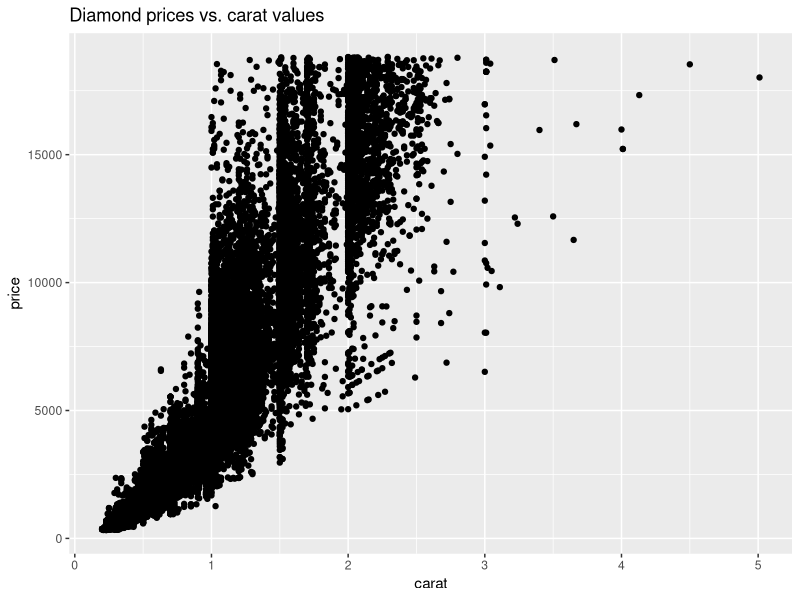
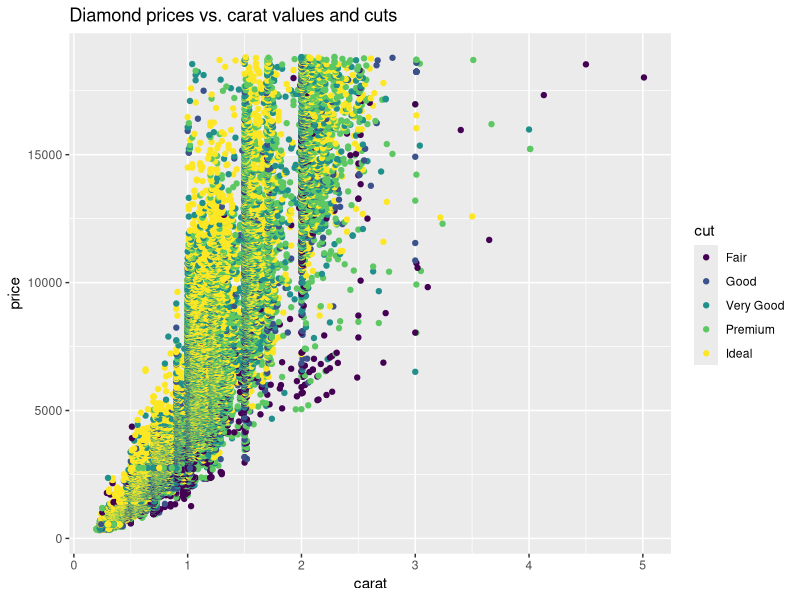
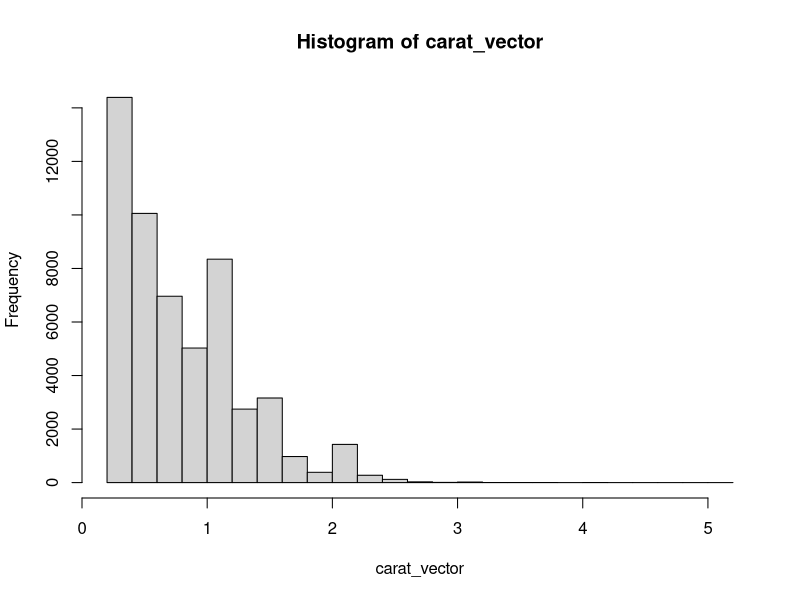
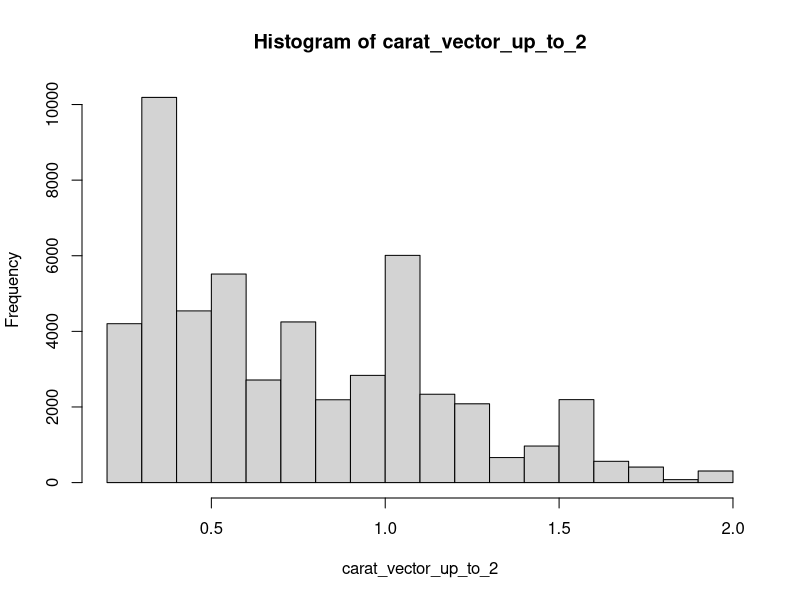
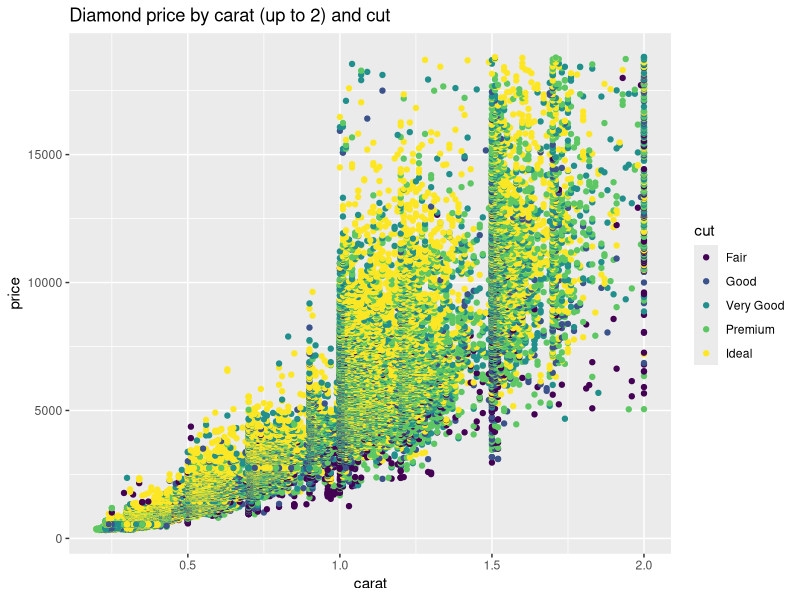
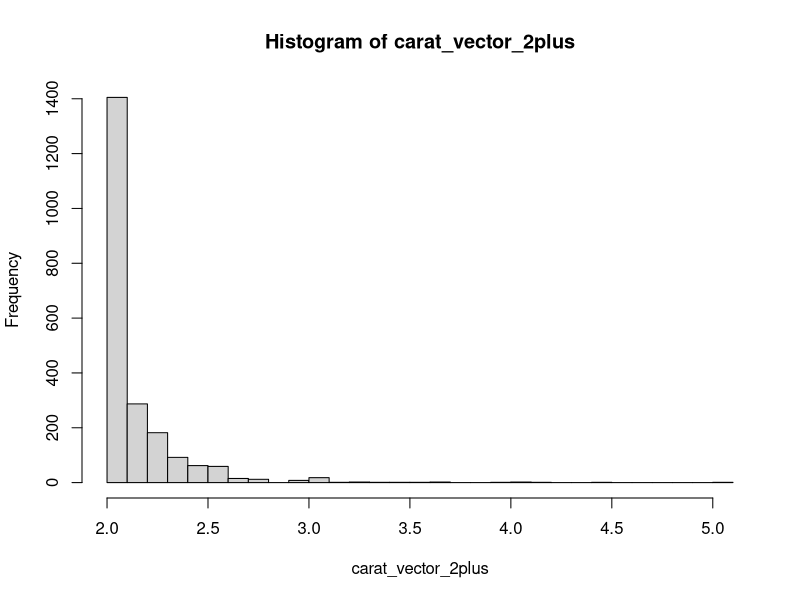
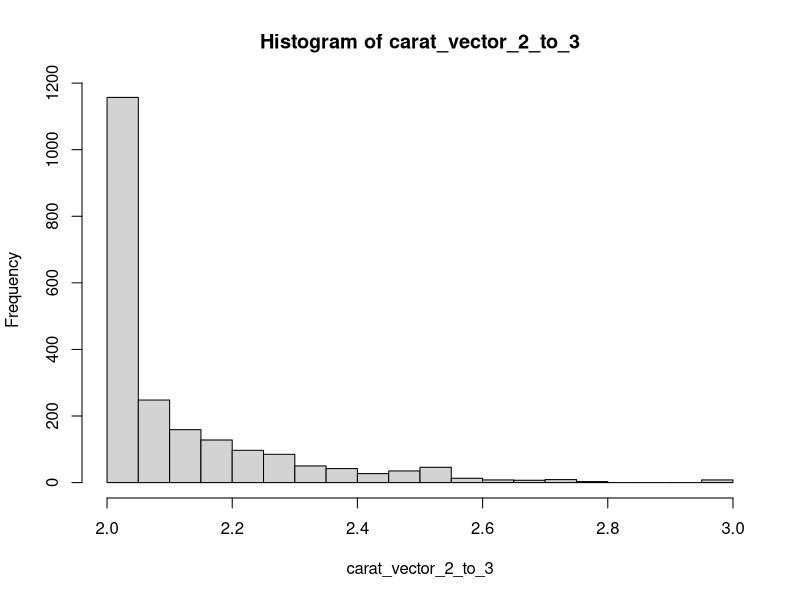
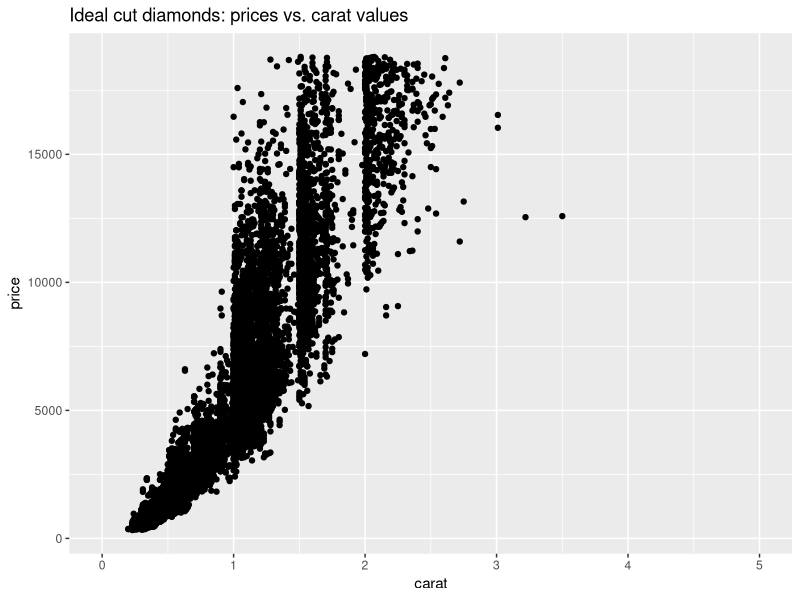

Generate these figures, in order, with R:
## ---- chunk 1
library(tidyverse)
## ---- chunk 2
## TASK: Plot `price` vs `carat` below

ggplot(diamonds) +
  geom_point(mapping = aes(x = carat, y = price)) +
  labs(title = "Diamond prices vs. carat values")

## ---- chunk 3
## TASK: Plot `price`, `carat`, and `cut` below

ggplot(diamonds) +
  geom_point(mapping = aes(x = carat, y = price, color = cut)) +
  labs(title = "Diamond prices vs. carat values and cuts")

#ggplot(diamonds) +
#  geom_boxplot(mapping = aes(x = cut, y = carat))

## ---- chunk 4
carat_vector <- diamonds$carat
hist(x = carat_vector, breaks = 20)
## ---- chunk 5
diamonds_up_to_2 <- filter(diamonds, carat <= 2)
carat_vector_up_to_2 <- diamonds_up_to_2$carat
hist(x = carat_vector_up_to_2, breaks = 24) 

ggplot(diamonds_up_to_2) +
  geom_point(mapping = aes(x = carat, y = price, color = cut)) +
  labs(title = "Diamond price by carat (up to 2) and cut")

## ---- chunk 6
diamonds_2plus <- filter(diamonds, carat >= 2)
carat_vector_2plus <- diamonds_2plus$carat
hist(x = carat_vector_2plus, breaks = 24)
## ---- chunk 7
diamonds_2_to_3 <- filter(diamonds, carat >= 2 & carat <= 3)
carat_vector_2_to_3 <- diamonds_2_to_3$carat
hist(x = carat_vector_2_to_3, breaks = 20)
## ---- chunk 8
ideal_diamonds <- filter(diamonds, cut == "Ideal")
ggplot(ideal_diamonds) +
  geom_point(mapping = aes(x = carat, y = price)) +
  labs(title = "Ideal cut diamonds: prices vs. carat values")+
  xlim(0,5)
# I don't know how to adjust the axis bounds here, and I wish I could make the x-axis extend to 4.5 or so for all of these; I just don't know how and have not yet bothered to look. :) 

premium_diamonds <- filter(diamonds, cut == "Premium")
ggplot(premium_diamonds) +
  geom_point(mapping = aes(x = carat, y = price)) +
  labs(title = "Premium cut diamonds: prices vs. carat values")

vgood_diamonds <- filter(diamonds, cut == "Very Good")
ggplot(vgood_diamonds) +
  geom_point(mapping = aes(x = carat, y = price)) +
  labs(title = "Very Good cut diamonds: prices vs. carat values")

good_diamonds <- filter(diamonds, cut == "Good")
ggplot(good_diamonds) +
  geom_point(mapping = aes(x = carat, y = price)) +
  labs(title = "Good cut diamonds: prices vs. carat values")

fair_diamonds <- filter(diamonds, cut == "Fair")
ggplot(fair_diamonds) +
  geom_point(mapping = aes(x = carat, y = price)) +
  labs(title = "Fair cut diamonds: prices vs. carat values")

